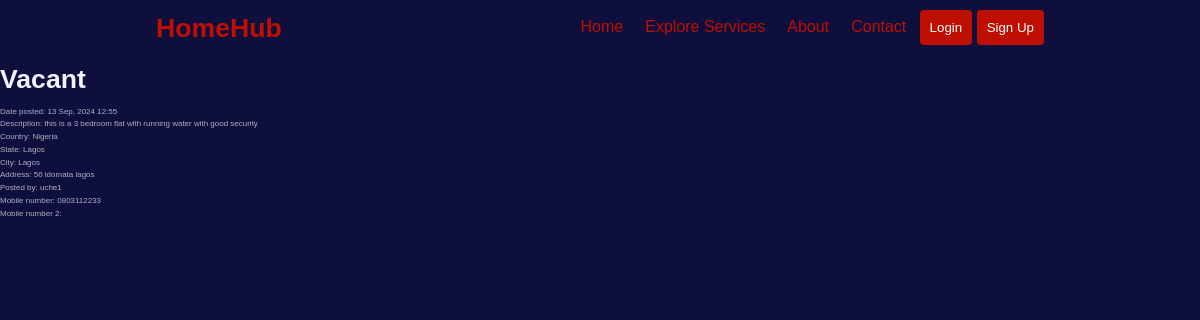
The app's page /posts/1/ with its own data.
### app/models.py (models this page shows, shortened)
class Post(db.Model):
    id = db.Column(db.Integer, primary_key=True)
    description = db.Column(db.Text, nullable=False)
    status = db.Column(db.String(10), nullable=False)
    country = db.Column(db.String(20))
    state = db.Column(db.String(20))
    city = db.Column(db.String(20), nullable=False)
    address = db.Column(db.String(100), nullable=False)
    user_id = db.Column(
        db.Integer, db.ForeignKey('user.id'), nullable=False)
    posted_time = db.Column(
        db.DateTime, nullable=False, default=lambda: datetime.now(timezone.utc))
    images = db.relationship(
        'PostImage', backref='post', lazy=True)

class User(db.Model, UserMixin):
    id = db.Column(db.Integer, primary_key=True)
    first_name = db.Column(db.String(20), nullable=False)
    last_name = db.Column(db.String(20), nullable=False)
    username = db.Column(db.String(20), unique=True, nullable=False)
    email = db.Column(db.String(40), nullable=False)
    password_hash = db.Column(db.String(250), nullable=False)
    phone_number = db.Column(db.String(15), nullable=False)
    phone_number_2 = db.Column(db.String(15))
    last_seen = db.Column(db.DateTime, default=lambda: datetime.now(timezone.utc))
    posts = db.relationship(
        'Post', backref='agent', lazy=True)

### app/routes.py (the view)
@app.route('/posts/<post_id>/')
def single_post(post_id):
    posts = Post.query.get_or_404(post_id)
    return render_template('_posts.html', title='post page', posts=posts)

### app/routes.py (called while the page is built)
@app.before_request
def before_request():
    if current_user.is_authenticated:
        current_user.last_seen = datetime.now(timezone.utc)
        db.session.commit()

### app/templates/_posts.html (shortened to what this page needs)
{% extends 'base.html' %}
{% block content %}
    <div>
        <div><h1>{{ posts.status }}</h1></div>
        <div><p>Date posted: {{ posts.posted_time.strftime('%d %b, %Y %H:%M') }}</p></div>
        <div><p>Description: {{ posts.description }}</p></div>
        {% if posts.country %}
            <p>Country: {{ posts.country }}</p>
        {% endif %}
        {% if posts.state %}
            <p>State: {{ posts.state }}</p>
        {% endif %}
        {% if posts.city %}
            <p>City: {{ posts.city }}</p>
        {% endif %}
        <div><p>Address: {{ posts.address }}</p></div>
        <div><p>Posted by: {{ posts.agent.username }}</p></div>
        <div>
            <p>Mobile number: {{ posts.agent.phone_number }}</p>
            <p>Mobile number 2: {{ posts.agent.phone_number_2 }}</p>
        </div>
    </div>
{% endblock content %}

### app/static/css/styles.css (style rules this page uses)
:root { --white: #fff; --black: #222; --green: #be0f02; --grey1: #f0f0f0; --grey2: #e9d7d3; }
*, *::before, *::after { margin: 0; padding: 0; box-sizing: inherit; }
html { box-sizing: border-box; font-size: 55.5%; scroll-behavior: smooth; }
body { font-family: "Roboto", sans-serif; font-size: 1.6rem; background-color: var(--white); font-weight: 400; font-style: normal; }
:root { --color-primary: #6f6af8; --color-primary-light: hsl(242, 91%, 69%, 18%); --color-primary-variant: #5854c7; --color-red: #da0f3f; --color-red-light: hsl(346, 87%, 46%, 15%); --color-green: #00c476; --color-green-light: hsl(156, 100%, 38%, 15%); --color-gray-900: #1e1e66; --color-gray-700: #2d2b7c; --color-gray-300: rgba(242, 242, 254, 0.3); --color-gray-200: rgba(242, 242, 254, 0.7); --color-white: #f2f2fe; --color-bg: #0f0f3e; --transition: all 300ms ease; --container-width-lg: 74%; --container-width-md: 88%; --form-width: 40%; --card-border-radius-1: 0.3rem; --card-border-radius-2: 0.5rem; --card-border-radius-3: 0.8rem; --card-border-radius-4: 2rem; --card-border-radius-5: 5rem; }
* { margin: 0; padding: 0; outline: 0; border: 0; appearance: 0; list-style: none; text-decoration: none; box-sizing: border-box; }
body { font-family: 'Montserrat', sans-serif; line-height: 1.6; color: var(--color-gray-200); overflow-x: hidden; background: var(--color-bg); font-size: 0.9rem; }
h1, h2, h3, h4, h5 { color: var(--color-white); line-height: 1.3; }
h1 { font-size: 3rem; margin: 1rem 0; }

### records on screen
Post: status "Vacant", posted_time "13 Sep, 2024 12:55", description "this is a 3 bedroom flat with running water with good security", country "Nigeria", state "Lagos", city "Lagos", address "56 idomata lagos"
User: agent.username "uche1", agent.phone_number "0803112233"
